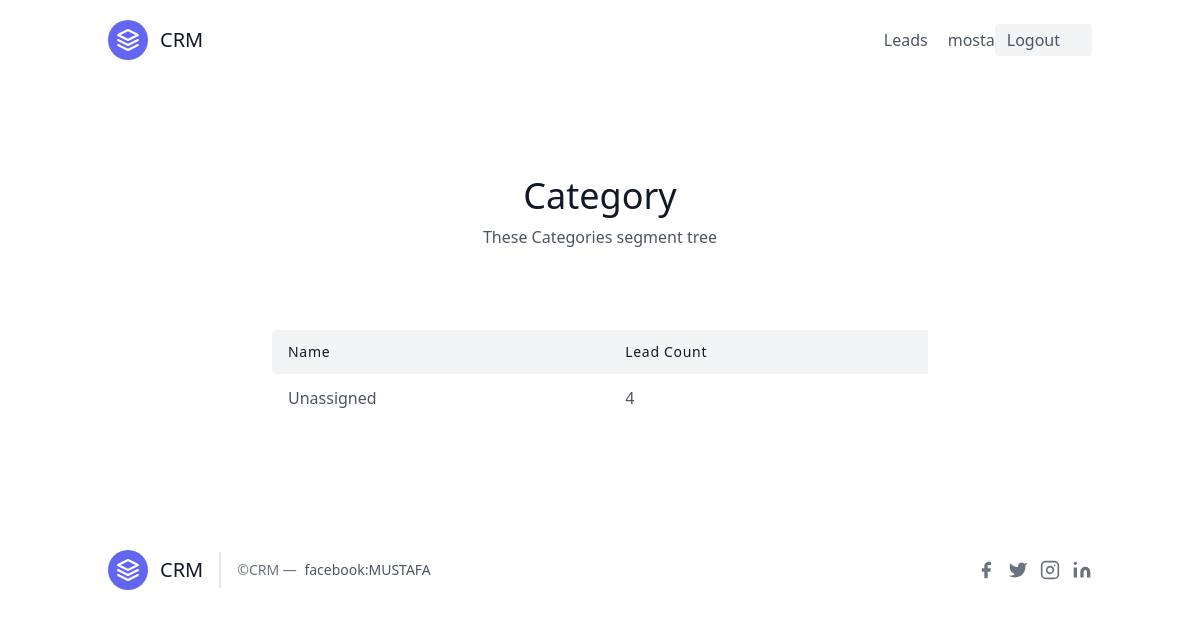
The app's page /leads/categories (signed in), older data.
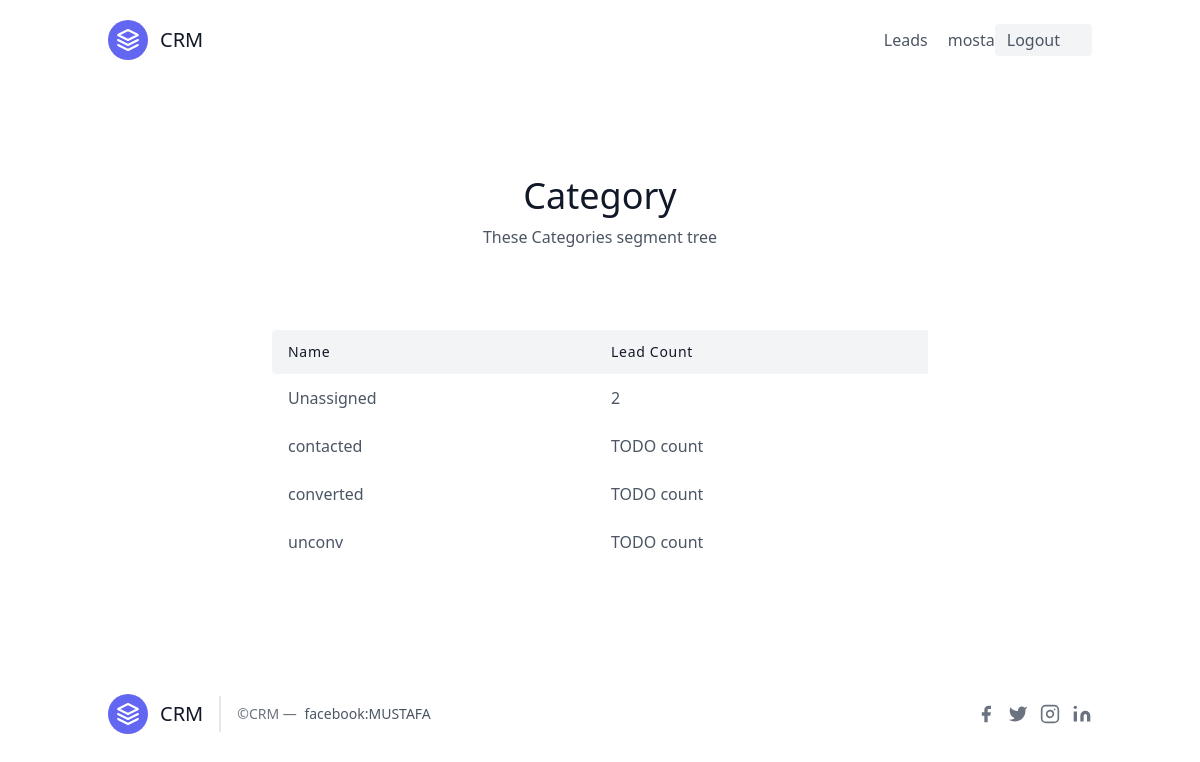
The same page, newer data.
### leads/models.py (models this page shows, shortened)
class Category(models.Model):
    name=models.CharField(max_length=30) #new ,contacted ,converted,unconv
    oraganisation = models.ForeignKey(UserProfile,on_delete=models.CASCADE)

### leads/views.py (the view)
# urls.py: path("categories",CategoryListView.as_view(),name="category_list"),
class CategoryListView(LoginRequiredMixin,ListView):
    template_name="category_list.html"
    context_object_name="category_list"
    def get_context_data(self, **kwargs):
        user=self.request.user
        context= super(CategoryListView,self).get_context_data(**kwargs)
        if user.is_oraganisor:
            queryset = Lead.objects.filter(oraganisation=user.userprofile )
        else:
            queryset = Lead.objects.filter(oraganisation=user.agent.oraganisation)
        context.update({
             "unassigned_lead_count":queryset.filter(category__isnull=True).count()
        })
        return context
    def get_queryset(self) :
        user=self.request.user
        if user.is_oraganisor:
            queryset = Category.objects.filter(oraganisation=user.userprofile )
        else:
            queryset = Category.objects.filter(oraganisation=user.agent.oraganisation)
        return queryset

### leads/templates/category_list.html (shortened to what this page needs)
{% extends "base.html" %}
{% block content %}
  <section class="text-gray-600 body-font">
  <div class="container px-5 py-24 mx-auto">
    <div class="flex flex-col text-center w-full mb-20">
      <h1 class="sm:text-4xl text-3xl font-medium title-font mb-2 text-gray-900">Category</h1>
      <p class="lg:w-2/3 mx-auto leading-relaxed text-base">These Categories segment tree</p>
    </div>
    <div class="lg:w-2/3 w-full mx-auto overflow-auto">
      <table class="table-auto w-full text-left whitespace-no-wrap">
        <thead>
          <tr>
            <th class="px-4 py-3 title-font tracking-wider font-medium text-gray-900 text-sm bg-gray-100 rounded-tl rounded-bl">Name</th>
            <th class="px-4 py-3 title-font tracking-wider font-medium text-gray-900 text-sm bg-gray-100">Lead Count</th>
          </tr>
        </thead>
        <tbody>
            <tr>
            <td class="px-4 py-3">Unassigned</td>
            <td class="px-4 py-3">{{unassigned_lead_count}} </td>
          </tr>
         {% for category in category_list %}
          <tr>
         <td class="px-4 py-3">
             <a href="{% url 'leads:category_detail' category.pk %}">{{category.name}}</td></a>
            <td class="px-4 py-3">TODO count</td>
          </tr>
          {% endfor %}
        </tbody>
      </table>
</section>
{% endblock content %}

Row changes from the older to the newer data that the page shows:
added Category: name "contacted"
added Category: name "converted"
added Category: name "unconv"
Text that changed along with them:
{{ unassigned_lead_count }}: "4" → "2"
